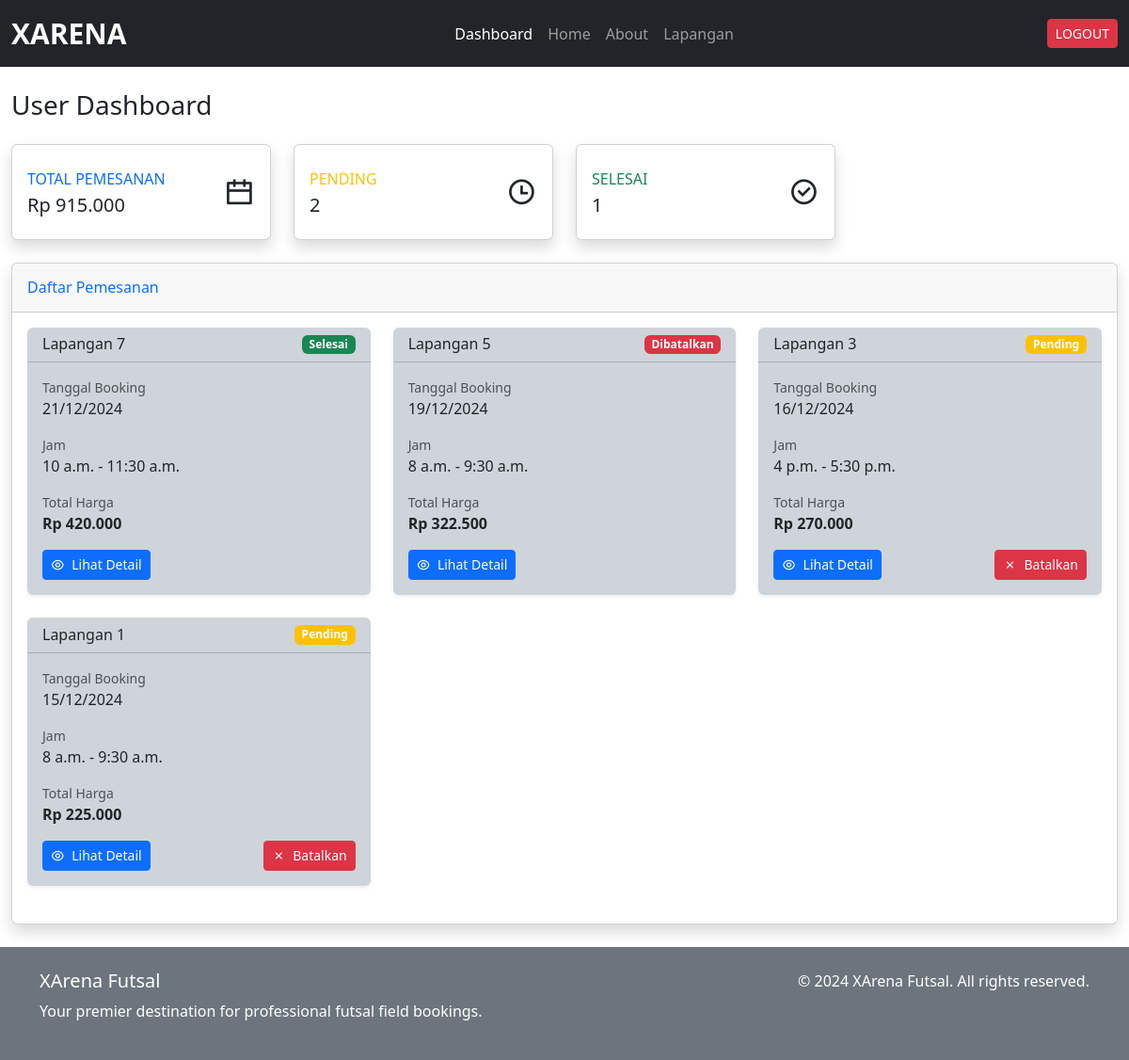
Page /dashboard/ (signed in) on the committed database.
### xarena_app/models.py (models this page shows, shortened)
class Pemesanan(models.Model):
    user = models.ForeignKey(
        settings.AUTH_USER_MODEL,
        on_delete=models.CASCADE,
        related_name='pemesanan_user',
        help_text="User yang melakukan pemesanan"
    )
    staff = models.ForeignKey(
        settings.AUTH_USER_MODEL,
        on_delete=models.CASCADE,
        null=True,
        blank=True,
        related_name='pemesanan_staff',
        help_text="Staff yang memproses pemesanan"
    )
    jadwal = models.ForeignKey(Jadwal, on_delete=models.CASCADE, help_text="Jadwal pemesanan")
    metode_pembayaran = models.CharField(max_length=20, choices=(
        ('transfer', 'Transfer Bank'),
        ('cash', 'Cash'),
    ), default='transfer')
    status = models.CharField(max_length=20, choices=(
        ('pending', 'Pending'),
        ('diterima', 'Diterima'),
        ('selesai', 'Selesai'),
        ('dibatalkan', 'Dibatalkan'),
    ), default='pending')
    created_at = models.DateTimeField(auto_now_add=True)
    updated_at = models.DateTimeField(auto_now=True)
    def hitung_harga(self):
        durasi = timedelta(
            hours=self.jadwal.jam_selesai.hour, minutes=self.jadwal.jam_selesai.minute
        ) - timedelta(
            hours=self.jadwal.jam_mulai.hour, minutes=self.jadwal.jam_mulai.minute
        )
        total_jam = Decimal(str(durasi.total_seconds() / 3600))
        return self.jadwal.lapangan.harga_per_jam * total_jam

class Jadwal(models.Model):
    lapangan = models.ForeignKey(Lapangan, on_delete=models.CASCADE)
    tanggal = models.DateField()
    jam_mulai = models.TimeField()
    jam_selesai = models.TimeField()
    is_available = models.BooleanField(default=True)

class Lapangan(models.Model):
    nama = models.CharField(max_length=100)
    deskripsi = models.TextField(max_length=500)
    harga_per_jam = models.DecimalField(max_digits=10, decimal_places=2)
    gambar = models.ImageField(upload_to='lapangan_images/', blank=True, null=True)
    is_available = models.BooleanField(default=True)

### xarena_app/views.py (the view)
# urls.py: path('dashboard/', views.dashboard_user, name='dashboard_user'),
@login_required
def dashboard_user(request):
    if request.user.is_staff or request.user.is_superuser:
        raise PermissionDenied
    pemesanan = Pemesanan.objects.filter(
        user=request.user
    ).select_related(
        'jadwal',
        'jadwal__lapangan'
    ).order_by('-created_at')
    pesanan = pemesanan.exclude(status='dibatalkan')
    total = sum(pesan.hitung_harga() for pesan in pesanan)
    context = {
        'pemesanan': pemesanan,
        'total': total,
        'pending_bookings': pemesanan.filter(status='pending').count(),
        'completed_bookings': pemesanan.filter(status='selesai').count()
    }
    return render(request, 'user/dashboard_user.html', context)

### xarena_app/templatetags/currency_filters.py (called while the page is built)
@register.filter
def rupiah(value):
    try:
        return f"Rp {int(value):,}".replace(',', '.')
    except (ValueError, TypeError):
        return "-"

### templates/user/dashboard_user.html (shortened to what this page needs)
{% extends '../base.html' %} {% load static %} {% load currency_filters %}
{% block content %}
<div class="container-fluid mt-4">
  <div class="d-sm-flex align-items-center justify-content-between mb-4">
    <h1 class="h3 mb-0 text-gray-800">User Dashboard</h1>
  </div>
  <div class="row">
    <div class="col-xl-3 col-md-6 mb-4">
      <div class="card border-left-primary shadow h-100 py-2">
        <div class="card-body">
          <div class="row no-gutters align-items-center">
            <div class="col mr-2">
              <div
                class="text-xs font-weight-bold text-primary text-uppercase mb-1"
              >
                Total Pemesanan
              </div>
              <div class="h5 mb-0 font-weight-bold text-gray-800">
                {{ total|rupiah }}
              </div>
            </div>
            <div class="col-auto">
              <i class="ri-calendar-line ri-2x text-gray-300"></i>
            </div>
          </div>
        </div>
      </div>
    </div>
    <div class="col-xl-3 col-md-6 mb-4">
      <div class="card border-left-warning shadow h-100 py-2">
        <div class="card-body">
          <div class="row no-gutters align-items-center">
            <div class="col mr-2">
              <div
                class="text-xs font-weight-bold text-warning text-uppercase mb-1"
              >
                Pending
              </div>
              <div class="h5 mb-0 font-weight-bold text-gray-800">
                {{ pending_bookings }}
              </div>
            </div>
            <div class="col-auto">
              <i class="ri-time-line ri-2x text-gray-300"></i>
            </div>
          </div>
        </div>
      </div>
    </div>
    <div class="col-xl-3 col-md-6 mb-4">
      <div class="card border-left-success shadow h-100 py-2">
        <div class="card-body">
          <div class="row no-gutters align-items-center">
            <div class="col mr-2">
              <div
                class="text-xs font-weight-bold text-success text-uppercase mb-1"
              >
                Selesai
              </div>
              <div class="h5 mb-0 font-weight-bold text-gray-800">
                {{ completed_bookings }}
              </div>
            </div>
            <div class="col-auto">
              <i class="ri-checkbox-circle-line ri-2x text-gray-300"></i>
            </div>
          </div>
        </div>
      </div>
    </div>
  </div>
  <div class="card shadow mb-4">
    <div class="card-header py-3">
      <h6 class="m-0 font-weight-bold text-primary">Daftar Pemesanan</h6>
    </div>
    <div class="card-body">
      <div class="row">
        {% for item in pemesanan %}
        <div class="col-lg-4 col-md-6 mb-4">
          <div class="card h-100 border-0 shadow-sm bg-dark-subtle text-dark">
            <div class="card-header bg-transparent">
              <div class="d-flex justify-content-between align-items-center">
                <h6 class="m-0 font-weight-bold">{{ item.jadwal.lapangan.nama }}</h6>
                <span class="badge {% if item.status == 'pending' %}bg-warning{% elif item.status == 'diterima' %}bg-info{% elif item.status == 'dibatalkan' %}bg-danger{% else %}bg-success{% endif %}">
                  {{ item.status|capfirst }}
                </span>
              </div>
            </div>
            <div class="card-body">
              <div class="mb-3">
                <small class="text-muted d-block">Tanggal Booking</small>
                <span>{{ item.jadwal.tanggal|date:"d/m/Y" }}</span>
              </div>
              <div class="mb-3">
                <small class="text-muted d-block">Jam</small>
                <span>{{ item.jadwal.jam_mulai }} - {{ item.jadwal.jam_selesai }}</span>
              </div>
              <div class="mb-3">
                <small class="text-muted d-block">Total Harga</small>
                <span class="fw-bold">{{ item.hitung_harga|rupiah }}</span>
              </div>
              <div class="d-flex justify-content-between mt-3">
                <a href="{% url 'detail_pemesanan_user' item.id %}" class="btn btn-primary btn-sm">
                  <i class="ri-eye-line me-1"></i> Lihat Detail
                </a>
                {% if item.status == 'pending' %}
                <a href="{% url 'cancel_pemesanan' item.id %}" class="btn btn-danger btn-sm">
                  <i class="ri-close-line me-1"></i> Batalkan
                </a>
                {% endif %}
              </div>
            </div>
          </div>
        </div>
        {% endfor %}
      </div>
    </div>
  </div>
</div>
{% endblock %}

### static/css/style.css (style rules this page uses)
* { scrollbar-width: thin; scrollbar-color: #888 #f1f1f1; }

### rows in the picture
Pemesanan: jadwal.lapangan.nama "Lapangan 7", status "Selesai", jadwal.tanggal "21/12/2024", jadwal.jam_mulai "10 a.m.", jadwal.jam_selesai "11:30 a.m.", hitung_harga|rupiah "Rp 420.000"
Pemesanan: jadwal.lapangan.nama "Lapangan 5", status "Dibatalkan", jadwal.tanggal "19/12/2024", jadwal.jam_mulai "8 a.m.", jadwal.jam_selesai "9:30 a.m.", hitung_harga|rupiah "Rp 322.500"
Pemesanan: jadwal.lapangan.nama "Lapangan 3", status "Pending", jadwal.tanggal "16/12/2024", jadwal.jam_mulai "4 p.m.", jadwal.jam_selesai "5:30 p.m.", hitung_harga|rupiah "Rp 270.000", shows "Batalkan"
Pemesanan: jadwal.lapangan.nama "Lapangan 1", status "Pending", jadwal.tanggal "15/12/2024", jadwal.jam_mulai "8 a.m.", jadwal.jam_selesai "9:30 a.m.", hitung_harga|rupiah "Rp 225.000", shows "Batalkan"

### other values in the picture
{{ total|rupiah }} "Rp 915.000"
{{ pending_bookings }} "2"
{{ completed_bookings }} "1"
